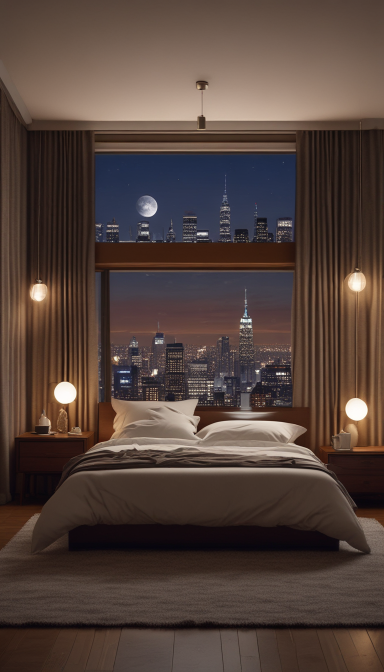
#> input picture bg_init/bed_front_s33.png, 768 x 1344 px (shown at 1/2 size)
$ python -i vocart.py   (imports and definitions only)
#> lines starting #> are read from the running program, lines starting #| are printed output that depends on the picture; after the words box and inside, x2 and y2 are one past the last pixel; in counts of white or black regions, pixels touching at a corner belong together
#> further down, picture is the input picture: PIL image 768x1344 RGB; mean R, G, B 83, 66, 58.9
"""Premium 2D drawing toolkit for the VOC pilot (style guide Stage 4c): all artwork drawn in code, no generated images.

Style: one warm ink outline (#2B2118), flat colour with one cel-shade step and a soft highlight, layered depth with
atmospheric haze, light from a fixed sun direction per scene. Everything is drawn at 2x (S) and reduced for clean edges.

Building blocks used by vocsets.py (backgrounds), vocship.py (ships, boats) and vocdemo.py (shots):
  Layer             a 2x RGBA canvas with inked shape helpers (blob, poly, smooth path, ellipse, line)
  smooth(pts)       Catmull-Rom curve through points (organic outlines)
  sky()             vertical gradient sky with sun glow
  water_band()      animated outlined wave crests over a water area (call every frame)
  palm()            coconut palm with swaying fronds (call every frame with t)
  cloud()           outlined cartoon cloud
  haze()            depth haze over a finished layer
"""
from __future__ import annotations

import math
import random
from functools import lru_cache

from PIL import Image, ImageDraw, ImageFilter

W, H, S = 1920, 1080, 2
INK = (43, 33, 24)


def hexc(h):
    h = h.lstrip("#")
    return tuple(int(h[i:i + 2], 16) for i in (0, 2, 4))


def mix(a, b, k):
    return tuple(int(a[i] + (b[i] - a[i]) * k) for i in range(3))


def shade(c, k=0.78):
    """Cel-shade colour: darker and slightly cooler/warmer like the approved Test 2 shading."""
    return (int(c[0] * k * 0.96), int(c[1] * k * 0.98), int(min(255, c[2] * k * 1.06)))


def light(c, k=0.25):
    return mix(c, (255, 250, 236), k)


# [21 lines left out: function smooth, not called in this run]


class Layer:
    """A 2x canvas. Coordinates passed to helpers are in 1x units (1920x1080)."""

    # [4 lines left out: function __init__, not called in this run]

    def _P(self, pts):
        return [(x * S, y * S) for x, y in pts]

    # [9 lines left out: function poly, not called in this run]

    def blob(self, pts, fill, ink=4.0, n=8, a=255, ink_col=INK):
        self.poly(smooth(pts, n), fill, ink, ink_col=ink_col, a=a)

    def line(self, pts, col=INK, w=4.0, a=255, curve=False):
        P = self._P(smooth(pts, 8, closed=False) if curve else pts)
        self.d.line(P, fill=tuple(col[:3]) + (a,), width=max(1, int(w * S)), joint="curve")

    # [4 lines left out: function ellipse, not called in this run]

    def rect(self, box, fill, ink=4.0, a=255):
        x0, y0, x1, y1 = box
        self.poly([(x0, y0), (x1, y0), (x1, y1), (x0, y1)], fill, ink, a=a)

    def shade_poly(self, pts, col, a=255):
        """A shade or highlight shape without outline (drawn inside an already inked shape)."""
        self.d.polygon(self._P(pts), fill=tuple(col[:3]) + (a,))

    def out(self, scale=True):
        return self.im.resize((self.w, self.h), Image.LANCZOS) if scale else self.im


# [189 lines left out: functions sky, haze, cloud, palm, water_band, gradient_rect and 4 more, not called in this run]


def grade(frame, sun=(1500, 200), warm=(255, 226, 170), strength=0.22, vignette=0.32, cool_shadow=(40, 50, 80)):
    """Cinematic finish: a warm glow from the sun side, and a soft cool vignette."""
#> called with sun = (1500, 200), warm = (255, 226, 170), strength = 0.22, vignette = 0.32, cool_shadow = (40, 50, 80)
    w, h = frame.size
#> w = 768; h = 1344
    g = Image.new("L", (w // 4, h // 4), 0)
#> g: PIL image 192x336 L; every value is 0
    ImageDraw.Draw(g).ellipse([sun[0] / 4 - 260, sun[1] / 4 - 200, sun[0] / 4 + 260, sun[1] / 4 + 200], fill=255)
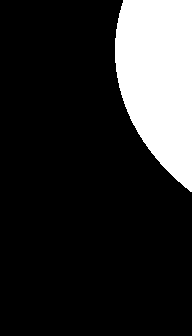
#> g: PIL image 192x336 L; 17.5% white; 1 white region, box (x1, y1, x2, y2) and area: (115, 0, 192, 192) 11293
    g = g.filter(ImageFilter.GaussianBlur(70)).resize((w, h), Image.BILINEAR).point(lambda v: int(v * strength))
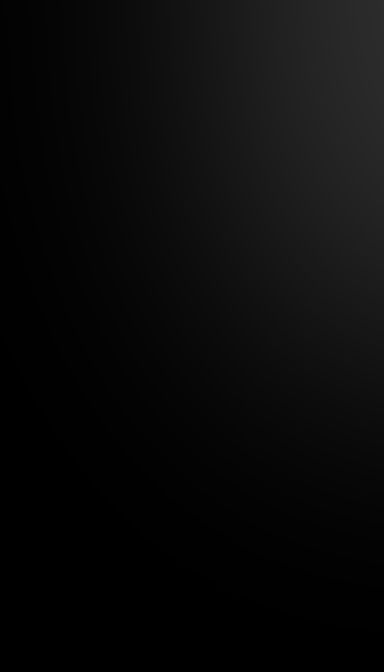
#> g: PIL image 768x1344 L (shown at 1/2 size); min 0, max 44, mean 10.2
    out = Image.composite(Image.new("RGBA", (w, h), warm + (255,)), frame, g)
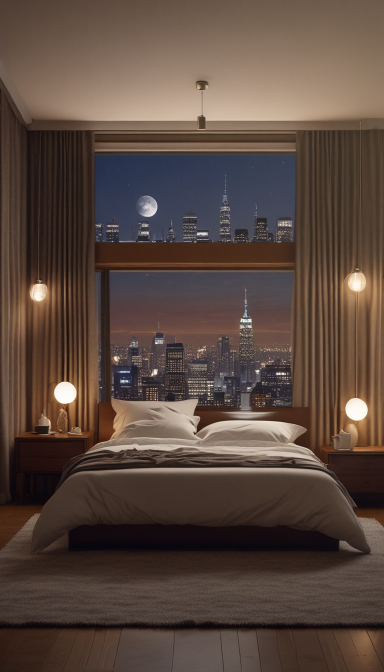
#> out: PIL image 768x1344 RGB (shown at 1/2 size); mean R, G, B 89.5, 72.1, 63
    v = Image.new("L", (w // 4, h // 4), 0)
    ImageDraw.Draw(v).ellipse([-w / 4 * 0.12, -h / 4 * 0.2, w / 4 * 1.12, h / 4 * 1.2], fill=255)
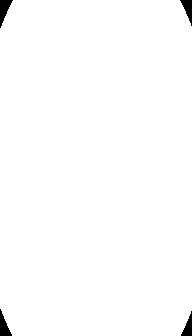
#> v: PIL image 192x336 L; 99% white; 4 black regions, box (x1, y1, x2, y2) and area: (0, 0, 13, 28) 182, (0, 309, 12, 336) 169, (180, 0, 192, 26) 154, (181, 311, 192, 336) 142
    v = v.filter(ImageFilter.GaussianBlur(60)).resize((w, h), Image.BILINEAR)
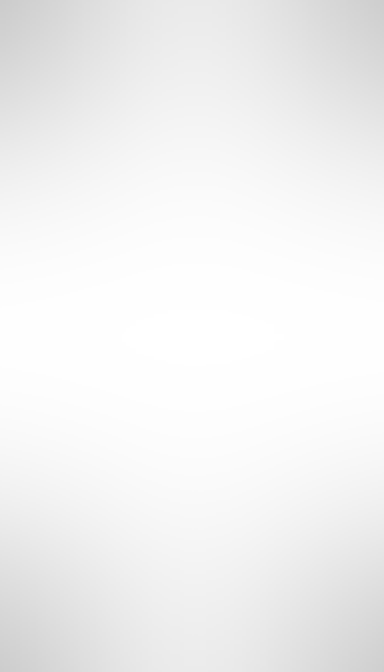
#> v: PIL image 768x1344 L (shown at 1/2 size); min 204, max 255, mean 241.8
#> (the run stopped early here; a loop or call above may not have finished)
